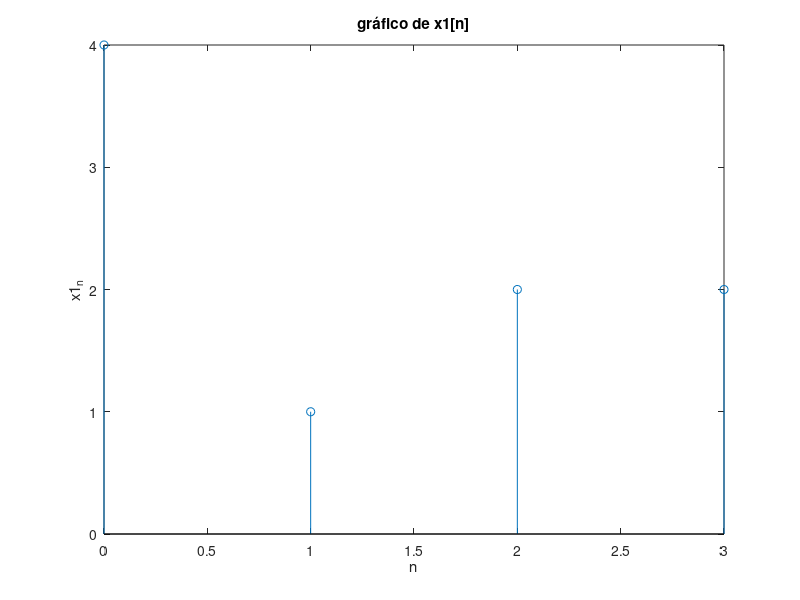

MATLAB code to generate this figure:
clc; close all; clear all;

N = 4;
n = 0:N-1;
k = 0:N-1;

x_n = [1 0 2 2 3 1];
X_K = fft(x_n,N);

atraso1 = exp(-j*k*(2*pi)/N);
atraso2 = exp(-j*k*(2*pi)/N * 2 );
atraso3 = exp(-j*k*(2*pi)/N * 3);

X1_K = 4 + atraso1 + 2*atraso2 + 2*atraso3;
x1_n = ifft(X1_K,N);

figure(1); grid on;
stem(n,x1_n);
xlabel('n');ylabel('x1_n'),title('gráfico de x1[n]');